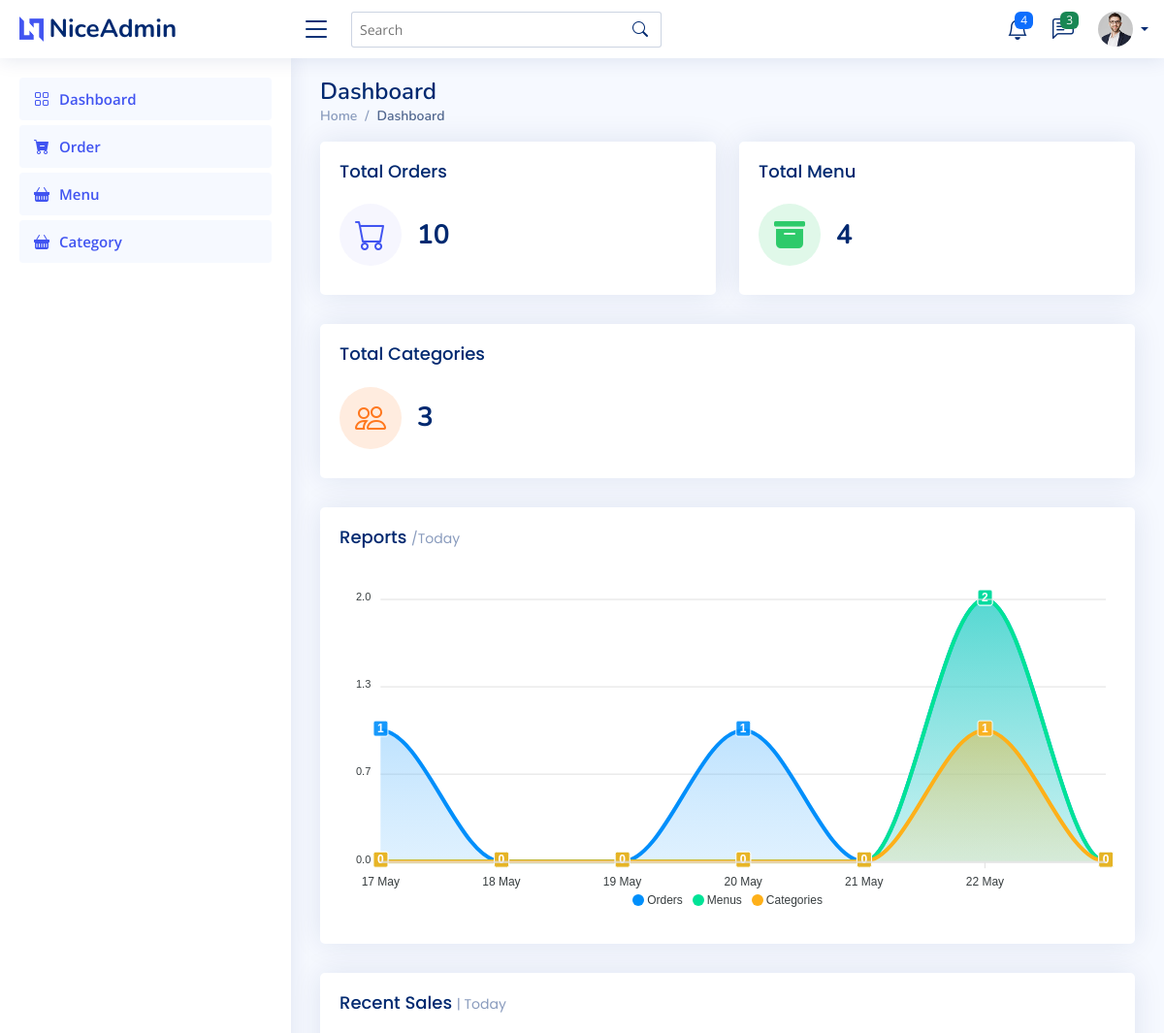
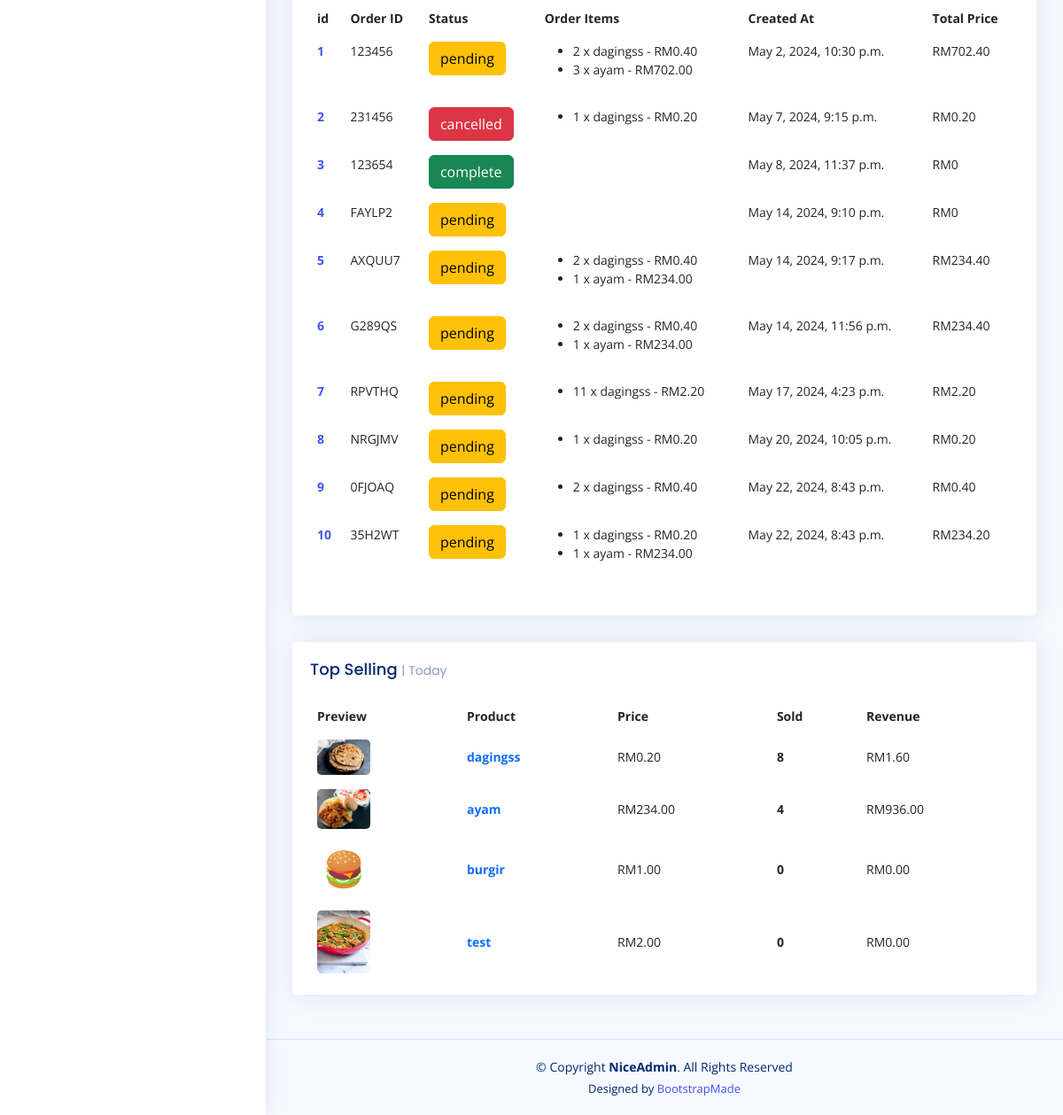
The page / on the database its author committed (2 pictures, top to bottom).
### pages/models.py (models this page shows, shortened)
class Order(models.Model):
    order_id = models.CharField(max_length=100)
    name = models.CharField(max_length=100)
    phone_number = models.CharField(max_length=20)
    email = models.CharField(max_length=100, default=None, null=True)
    status_choice = [
        ('pending', 'Pending'),
        ('complete', 'Complete'),
        ('cancelled', 'Cancelled'),
    ]
    status = models.CharField(max_length=20, choices=status_choice)
    menu = models.ManyToManyField(Menu, through='OrderItem')
    created_at = models.DateTimeField(default=datetime.now())

class OrderItem(models.Model):
     order = models.ForeignKey(Order, on_delete=models.CASCADE)
     menu = models.ForeignKey(Menu, on_delete=models.CASCADE)
     quantity = models.PositiveIntegerField()
     def total_price(self):
        return self.quantity * self.menu.price

class Menu(models.Model):
    name = models.CharField(max_length=200)
    description = models.TextField()
    image = models.ImageField(upload_to="menu_images")
    price = models.DecimalField(max_digits=10, decimal_places=2)
    category = models.ForeignKey(Category, on_delete=models.CASCADE)
    created_at = models.DateTimeField(default=datetime.now())

### pages/views.py (the view)
# urls.py: path('', views.dashboard, name="dashboard"),
def dashboard(request):
    orderCount = Order.objects.all().count()
    menuCount = Menu.objects.all().count()
    allCategory = Category.objects.all().count()
    allOrder = Order.objects.all().prefetch_related('orderitem_set__menu')
    for order in allOrder:
        order.total_price = sum(order_item.total_price() for order_item in order.orderitem_set.all())
    top_selling_menu = Menu.objects.annotate(num_orders=Count('order')).order_by('-num_orders')
    for menu in top_selling_menu:
        menu.revenue = menu.order_set.count() * menu.price
    end_date = datetime.now()
    start_date = end_date - timedelta(days=6)
    data = []
    for i in range(7):
        date = start_date + timedelta(days=i)
        orders = Order.objects.filter(created_at__date=date).count()
        menus = Menu.objects.filter(created_at__date=date).count()
        categories = Category.objects.filter(created_at__date=date).count()
        data.append({'date': date.strftime("%Y-%m-%d"), 'orders': orders, 'menus': menus, 'categories': categories})
    return render(request, 'index.html', {'orderCount':orderCount, 'menuCount':menuCount, 'allCategory':allCategory, 'data':data, 'allOrder':allOrder, 'top_selling_menu':top_selling_menu})

### templates/index.html (shortened to what this page needs)
{% load static %}
{% include 'header.html' %}
<main id="main" class="main">
    <div class="pagetitle">
      <h1>Dashboard</h1>
      <nav>
        <ol class="breadcrumb">
          <li class="breadcrumb-item"><a href="index.html">Home</a></li>
          <li class="breadcrumb-item active">Dashboard</li>
        </ol>
      </nav>
    </div>
    <section class="section dashboard">
      <div class="row">
        <div class="col-lg-12">
          <div class="row">
            <div class="col-xxl-4 col-md-6">
              <a href="/order/">
                <div class="card info-card sales-card">
                  <div class="card-body">
                    <h5 class="card-title">Total Orders</h5>
                    <div class="d-flex align-items-center">
                      <div class="card-icon rounded-circle d-flex align-items-center justify-content-center">
                        <i class="bi bi-cart"></i>
                      </div>
                      <div class="ps-3">
                        <h6>{{orderCount}}</h6>
                      </div>
                    </div>
                  </div>
                </div>
              </a>
            </div>
            <div class="col-xxl-4 col-md-6">
              <a href="/menu/">
                <div class="card info-card revenue-card">
                  <div class="card-body">
                    <h5 class="card-title">Total Menu</h5>
                    <div class="d-flex align-items-center">
                      <div class="card-icon rounded-circle d-flex align-items-center justify-content-center">
                        <i class="bi bi-archive-fill"></i>
                      </div>
                      <div class="ps-3">
                        <h6>{{menuCount}}</h6>
                      </div>
                    </div>
                  </div>
                </div>
              </a>
            </div>
            <div class="col-xxl-4 col-xl-12">
              <a href="/category/">
                <div class="card info-card customers-card">
                  <div class="card-body">
                    <h5 class="card-title">Total Categories</h5>
                    <div class="d-flex align-items-center">
                      <div class="card-icon rounded-circle d-flex align-items-center justify-content-center">
                        <i class="bi bi-people"></i>
                      </div>
                      <div class="ps-3">
                        <h6>{{allCategory}}</h6>
                      </div>
                    </div>
                  </div>
                </div>
              </a>
            </div>
            <div class="col-12">
              <div class="card">
                <div class="card-body">
                  <h5 class="card-title">Reports <span>/Today</span></h5>
                  <div id="reportsChart"></div>
                </div>
              </div>
            </div>
            <div class="col-12">
              <div class="card recent-sales overflow-auto">
                <div class="card-body">
                  <h5 class="card-title">Recent Sales <span>| Today</span></h5>
                  <table class="table table-borderless datatable">
                    <thead>
                      <tr>
                        <th scope="col">id</th>
                        <th scope="col">Order ID</th>
                        <th scope="col">Status</th>
                        <th scope="col">Order Items</th>
                        <th scope="col">Created At</th>
                        <th scope="col">Total Price</th>
                      </tr>
                    </thead>
                    <tbody>
                      {% for order in allOrder %}
                      <tr>
                        <th scope="row"><a href="#">{{order.id}}</a></th>
                        <td>{{order.order_id}}</td>
                        <td>
                          {% if order.status == 'pending' %}
                          <button class="btn btn-warning">{{order.status}}</button>
                          {% elif order.status == 'complete' %}
                          <button class="btn btn-success">{{order.status}}</button>
                          {% elif order.status == 'cancelled' %}
                          <button class="btn btn-danger">{{order.status}}</button>
                          {% endif %}
                        </td>
                        <td>
                          <ul>
                              {% for order_item in order.orderitem_set.all %}
                                  <li>
                                      {{ order_item.quantity }} x {{ order_item.menu.name }} -
                                      RM{{ order_item.total_price }}
                                  </li>
                              {% endfor %}
                          </ul>
                        </td>
                        <td>{{order.created_at}}</td>
                        <td>RM{{ order.total_price }}</td>
                      </tr>
                      {% endfor %}
                    </tbody>
                  </table>
                </div>
              </div>
            </div>
            <div class="col-12">
              <div class="card top-selling overflow-auto">
                <div class="card-body pb-0">
                  <h5 class="card-title">Top Selling <span>| Today</span></h5>
                  <table class="table table-borderless">
                    <thead>
                      <tr>
                        <th scope="col">Preview</th>
                        <th scope="col">Product</th>
                        <th scope="col">Price</th>
                        <th scope="col">Sold</th>
                        <th scope="col">Revenue</th>
                      </tr>
                    </thead>
                    <tbody>
                      {% for menu in top_selling_menu %}
                      <tr>
                        <th scope="row"><a href="#"><img src="{{menu.image.url}}" alt=""></a></th>
                        <td><a href="#" class="text-primary fw-bold">{{menu.name}}</a></td>
                        <td>RM{{menu.price}}</td>
                        <td class="fw-bold">{{menu.order_set.count}}</td>
                        <td>RM{{menu.revenue}}</td>
                      </tr>
                      {% endfor %}
                    </tbody>
                  </table>
                </div>
              </div>
            </div>
          </div>
        </div>
      </div>
    </section>
</main>
{% include 'footer.html' %}

### static/assets/css/style.css (style rules this page uses)
:root { scroll-behavior: smooth; }
body { font-family: "Open Sans", sans-serif; background: #f6f9ff; color: #444444; }
a { color: #4154f1; text-decoration: none; }
h1, h2, h3, h4, h5, h6 { font-family: "Nunito", sans-serif; }
#main { margin-top: 60px; padding: 20px 30px; transition: all 0.3s; }
.pagetitle { margin-bottom: 10px; }
.pagetitle h1 { font-size: 24px; margin-bottom: 0; font-weight: 600; color: #012970; }
.card { margin-bottom: 30px; border: none; border-radius: 5px; box-shadow: 0px 0 30px rgba(1, 41, 112, 0.1); }
.card-title { padding: 20px 0 15px 0; font-size: 18px; font-weight: 500; color: #012970; font-family: "Poppins", sans-serif; }
.card-title span { color: #899bbd; font-size: 14px; font-weight: 400; }
.card-body { padding: 0 20px 20px 20px; }
.breadcrumb { font-size: 14px; font-family: "Nunito", sans-serif; color: #899bbd; font-weight: 600; }
.breadcrumb a { color: #899bbd; transition: 0.3s; }
.breadcrumb .breadcrumb-item::before { color: #899bbd; }
.breadcrumb .active { color: #51678f; font-weight: 600; }
@media (min-width: 1200px) { #main, #footer { margin-left: 300px; } }
.dashboard .info-card { padding-bottom: 10px; }
.dashboard .info-card h6 { font-size: 28px; color: #012970; font-weight: 700; margin: 0; padding: 0; }
.dashboard .card-icon { font-size: 32px; line-height: 0; width: 64px; height: 64px; flex-shrink: 0; flex-grow: 0; }
.dashboard .sales-card .card-icon { color: #4154f1; background: #f6f6fe; }
.dashboard .revenue-card .card-icon { color: #2eca6a; background: #e0f8e9; }
.dashboard .customers-card .card-icon { color: #ff771d; background: #ffecdf; }
.dashboard .recent-sales { font-size: 14px; }
.dashboard .recent-sales .table thead { background: #f6f6fe; }
.dashboard .recent-sales .table thead th { border: 0; }
.dashboard .top-selling { font-size: 14px; }
.dashboard .top-selling .table thead { background: #f6f6fe; }
.dashboard .top-selling .table thead th { border: 0; }
.dashboard .top-selling .table tbody td { vertical-align: middle; }
.dashboard .top-selling img { border-radius: 5px; max-width: 60px; }

### rows shown on the page
Order: id "1", order_id "123456", status "pending", created_at "May 2, 2024, 10:30 p.m.", total_price "702.40"
OrderItem: quantity "2", menu.name "dagingss", total_price "0.40"
OrderItem: quantity "3", menu.name "ayam", total_price "702.00"
Order: id "2", order_id "231456", status "cancelled", created_at "May 7, 2024, 9:15 p.m.", total_price "0.20"
OrderItem: quantity "1", menu.name "dagingss", total_price "0.20"
Order: id "3", order_id "123654", status "complete", created_at "May 8, 2024, 11:37 p.m.", total_price "0"
Order: id "4", order_id "FAYLP2", status "pending", created_at "May 14, 2024, 9:10 p.m.", total_price "0"
Order: id "5", order_id "AXQUU7", status "pending", created_at "May 14, 2024, 9:17 p.m.", total_price "234.40"
OrderItem: quantity "2", menu.name "dagingss", total_price "0.40"
OrderItem: quantity "1", menu.name "ayam", total_price "234.00"
Order: id "6", order_id "G289QS", status "pending", created_at "May 14, 2024, 11:56 p.m.", total_price "234.40"
OrderItem: quantity "2", menu.name "dagingss", total_price "0.40"
OrderItem: quantity "1", menu.name "ayam", total_price "234.00"
Order: id "7", order_id "RPVTHQ", status "pending", created_at "May 17, 2024, 4:23 p.m.", total_price "2.20"
OrderItem: quantity "11", menu.name "dagingss", total_price "2.20"
Order: id "8", order_id "NRGJMV", status "pending", created_at "May 20, 2024, 10:05 p.m.", total_price "0.20"
OrderItem: quantity "1", menu.name "dagingss", total_price "0.20"
Order: id "9", order_id "0FJOAQ", status "pending", created_at "May 22, 2024, 8:43 p.m.", total_price "0.40"
OrderItem: quantity "2", menu.name "dagingss", total_price "0.40"
Order: id "10", order_id "35H2WT", status "pending", created_at "May 22, 2024, 8:43 p.m.", total_price "234.20"
OrderItem: quantity "1", menu.name "dagingss", total_price "0.20"
OrderItem: quantity "1", menu.name "ayam", total_price "234.00"
Menu: image (picture), name "dagingss", price "0.20", order_set.count "8", revenue "1.60"
Menu: image (picture), name "ayam", price "234.00", order_set.count "4", revenue "936.00"
Menu: image (picture), name "burgir", price "1.00", order_set.count "0", revenue "0.00"
Menu: image (picture), name "test", price "2.00", order_set.count "0", revenue "0.00"

### other values the page prints
{{ orderCount }} "10"
{{ menuCount }} "4"
{{ allCategory }} "3"
